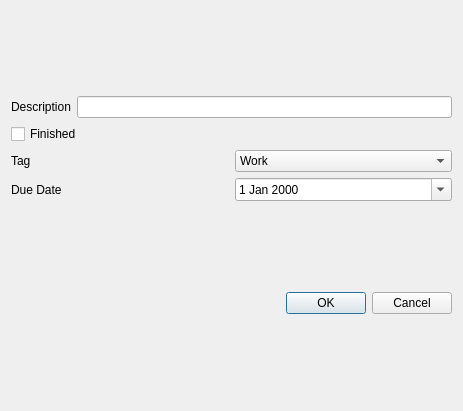
<?xml version="1.0" encoding="UTF-8"?>
<ui version="4.0">
 <class>TaskDescription</class>
 <widget class="QDialog" name="TaskDescription">
  <property name="geometry">
   <rect>
    <x>0</x>
    <y>0</y>
    <width>463</width>
    <height>411</height>
   </rect>
  </property>
  <property name="windowTitle">
   <string>Add your task</string>
  </property>
  <layout class="QVBoxLayout" name="verticalLayout_2">
   <item>
    <layout class="QVBoxLayout" name="verticalLayout">
     <item>
      <layout class="QHBoxLayout" name="horizontalLayout">
       <item>
        <widget class="QLabel" name="label">
         <property name="text">
          <string>Description</string>
         </property>
        </widget>
       </item>
       <item>
        <widget class="QLineEdit" name="lineEdit"/>
       </item>
      </layout>
     </item>
     <item>
      <widget class="QCheckBox" name="checkBox">
       <property name="enabled">
        <bool>true</bool>
       </property>
       <property name="text">
        <string>Finished</string>
       </property>
       <property name="checked">
        <bool>false</bool>
       </property>
      </widget>
     </item>
     <item>
      <layout class="QHBoxLayout" name="horizontalLayout_2">
       <item>
        <widget class="QLabel" name="label_2">
         <property name="text">
          <string>Tag</string>
         </property>
        </widget>
       </item>
       <item>
        <widget class="QComboBox" name="comboBox">
         <item>
          <property name="text">
           <string>Work</string>
          </property>
         </item>
         <item>
          <property name="text">
           <string>Life</string>
          </property>
         </item>
         <item>
          <property name="text">
           <string>Others</string>
          </property>
         </item>
        </widget>
       </item>
      </layout>
     </item>
     <item>
      <layout class="QHBoxLayout" name="horizontalLayout_3">
       <item>
        <widget class="QLabel" name="label_3">
         <property name="text">
          <string>Due Date</string>
         </property>
        </widget>
       </item>
       <item>
        <widget class="QDateEdit" name="dateEdit">
         <property name="calendarPopup">
          <bool>true</bool>
         </property>
        </widget>
       </item>
      </layout>
     </item>
    </layout>
   </item>
   <item>
    <widget class="QDialogButtonBox" name="buttonBox">
     <property name="orientation">
      <enum>Qt::Horizontal</enum>
     </property>
     <property name="standardButtons">
      <set>QDialogButtonBox::Cancel|QDialogButtonBox::Ok</set>
     </property>
    </widget>
   </item>
  </layout>
 </widget>
 <resources/>
 <connections>
  <connection>
   <sender>buttonBox</sender>
   <signal>accepted()</signal>
   <receiver>TaskDescription</receiver>
   <slot>accept()</slot>
   <hints>
    <hint type="sourcelabel">
     <x>229</x>
     <y>274</y>
    </hint>
    <hint type="destinationlabel">
     <x>157</x>
     <y>274</y>
    </hint>
   </hints>
  </connection>
  <connection>
   <sender>buttonBox</sender>
   <signal>rejected()</signal>
   <receiver>TaskDescription</receiver>
   <slot>reject()</slot>
   <hints>
    <hint type="sourcelabel">
     <x>316</x>
     <y>260</y>
    </hint>
    <hint type="destinationlabel">
     <x>286</x>
     <y>274</y>
    </hint>
   </hints>
  </connection>
 </connections>
</ui>
